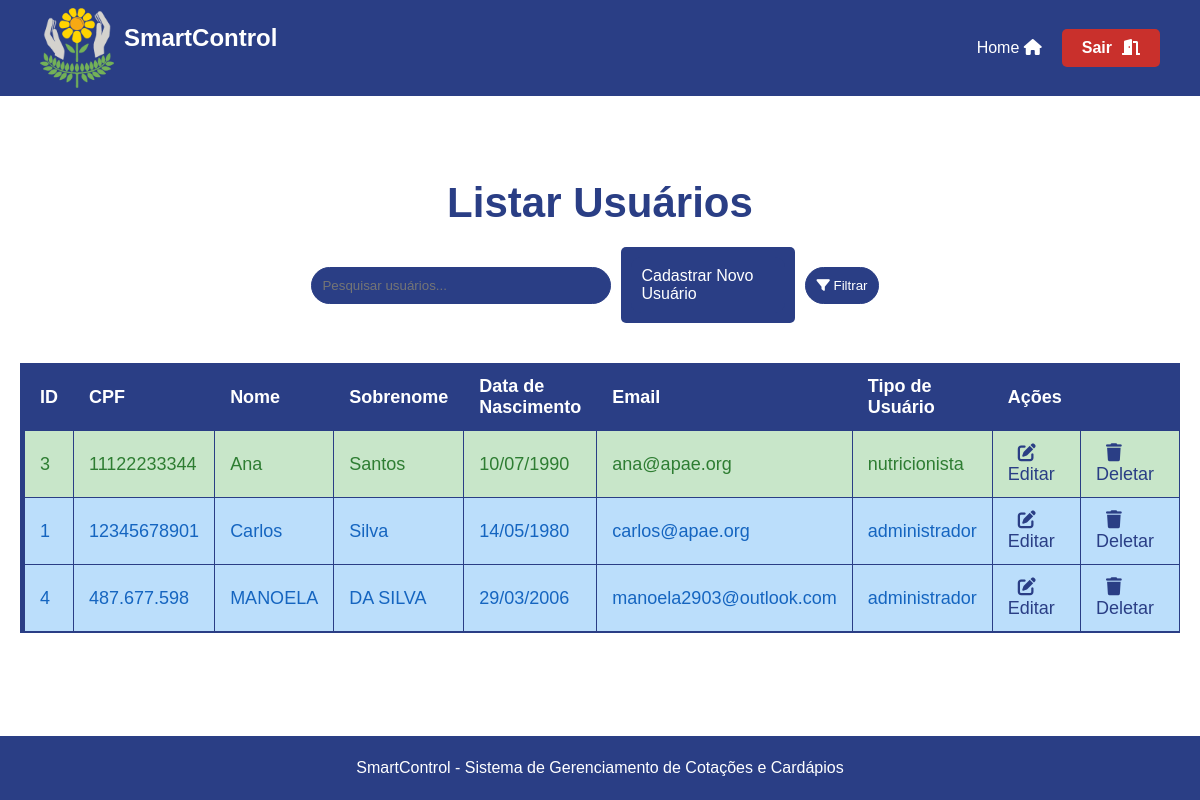
Page /assets/view/pages/usuario/listarUsuario/listarUsuario.php (signed in) on the earlier database version.
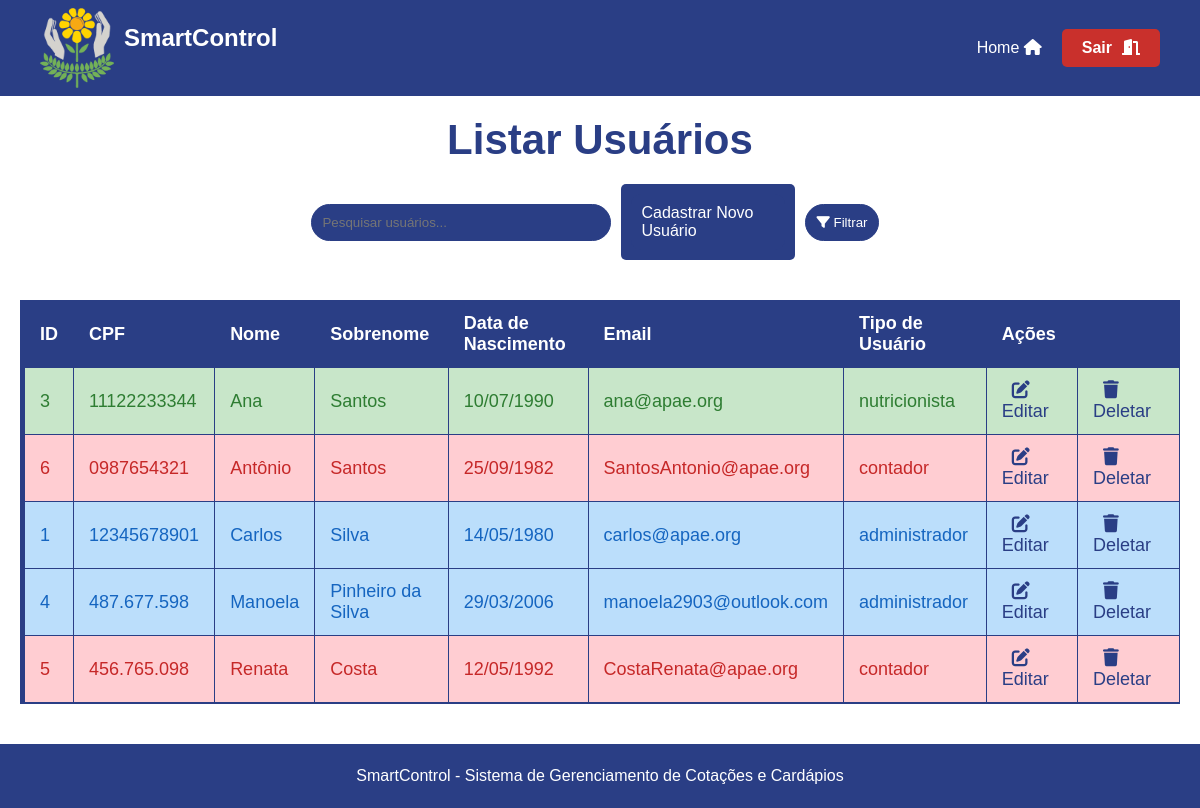
Same page on the later database version.
### tables this page shows
CREATE TABLE `usuarios` (
  `id` int(11) NOT NULL,
  `cpf` varchar(11) NOT NULL,
  `nome` varchar(100) NOT NULL,
  `sobrenome` varchar(100) NOT NULL,
  `data_nascimento` date NOT NULL,
  `endereco` varchar(255) DEFAULT NULL,
  `telefone` varchar(15) DEFAULT NULL,
  `email` varchar(100) NOT NULL,
  `senha` varchar(255) NOT NULL,
  `tipo_usuario` enum('administrador','contador','nutricionista') NOT NULL,
  `crn` varchar(20) DEFAULT NULL,
  `data_criacao` timestamp NOT NULL DEFAULT current_timestamp()
);

### assets/model/pdo/DataBase.php (called while the page is built, shortened)
<?php
class Database {
    private $host = 'localhost';
    private $dbname = 'sistema_apae';
    private $username = 'root';
    private $password = '';
    public $conn;
    public function __construct()
    {
        try {
            $this->conn = new PDO("mysql:host=$this->host;dbname=$this->dbname", $this->username, $this->password);
            $this->conn->setAttribute(PDO::ATTR_ERRMODE, PDO::ERRMODE_EXCEPTION);
        } catch (PDOException $exception) {
            echo "Erro na conexão: " . $exception->getMessage();
        }
    }
    public function read($table, $columns = "*", $id = null) {
        $sql = "SELECT $columns FROM $table";
        try {
            $stmt = $this->conn->prepare($sql);
            $stmt->execute();
            return $stmt->fetchAll(PDO::FETCH_ASSOC);
        } catch (PDOException $exception) {
            echo "Erro ao ler: " . $exception->getMessage();
            return false;
        }
    }
}
?>

### assets/controller/userController.php (called while the page is built, shortened)
<?php
require_once __DIR__ . '/../model/Usuario.php';
require_once __DIR__ . '/../model/pdo/DataBase.php';
class ControladorUsuarios
{
    private $banco;
    public function __construct() {
        $this->banco = new DataBase;
    }
    public function listarUsuarios()
    {
        $usuarioBanco = $this->banco->read("usuarios");
        foreach($usuarioBanco as $usuario)
        {
            switch ($usuario['tipo_usuario']) {
                case 'nutricionista':
                    $usuarios[] = new Nutricionista($usuario['id'], $usuario['cpf'], $usuario['crn'], $usuario['nome'], $usuario['sobrenome'], $usuario['data_nascimento'], $usuario['endereco'], $usuario['telefone'], $usuario['email'], $usuario['senha'],$usuario['tipo_usuario']);
                    break;
                case 'contador':
                    $usuarios[] = new Contador($usuario['id'], $usuario['cpf'], $usuario['nome'], $usuario['sobrenome'], $usuario['data_nascimento'], $usuario['endereco'], $usuario['telefone'], $usuario['email'], $usuario['senha'],$usuario['tipo_usuario']);
                    break;
                case 'administrador':
                    $usuarios[] = new Administrador($usuario['id'], $usuario['cpf'], $usuario['nome'], $usuario['sobrenome'], $usuario['data_nascimento'], $usuario['endereco'], $usuario['telefone'], $usuario['email'], $usuario['senha'],$usuario['tipo_usuario']);
                    break;
            }
        }
        return $usuarios;
    }
}
?>

### assets/model/Usuario.php (called while the page is built, shortened)
<?php
abstract class Usuario {
    protected $id;
    protected $cpf;
    protected $nome;
    protected $sobrenome;
    protected $dataNasc;
    protected $email;
    protected $tipo_usuario;
    public function __construct($id, $cpf, $nome, $sobrenome, $dataNasc, $endereco, $telefone, $email, $senha,$tipo_usuario) {
        $this->id = $id;
        $this->cpf = $cpf;
        $this->nome = $nome;
        $this->sobrenome = $sobrenome;
        $this->dataNasc = $dataNasc;
        $this->email = $email;
        $this->tipo_usuario = $tipo_usuario;
    }
    public function getId() {
        return $this->id;
    }
    public function getCpf() {
        return $this->cpf;
    }
    public function getNome() {
        return $this->nome;
    }
    public function getSobrenome() {
        return $this->sobrenome;
    }
    public function getDataNasc() {
        return $this->dataNasc;
    }
    public function getEmail() {
        return $this->email;
    }
    public function getTipoUsuario() {
        return $this->tipo_usuario;
    }
}
?>

### assets/view/pages/global.php (called while the page is built)
<?php
function converterDataParaBR($data) {
    $dataArray = explode('-', $data);
    return $dataArray[2] . '/' . $dataArray[1] . '/' . $dataArray[0];
}
?>

### assets/view/pages/usuario/listarUsuario/listarUsuario.php (the view, shortened to what the changed rows need)
<?php
require_once __DIR__ . "/../../../../controller/userController.php";
require_once __DIR__ . "/../../../../controller/pageController.php";
require_once __DIR__ . "/../../global.php";
$controler = new ControladorUsuarios();
?>
<!DOCTYPE html>
<html lang="pt-BR">
<head>
    <link rel="stylesheet" href="../../styles/ListarStyle.css">
    <link rel="stylesheet" href="https://cdnjs.cloudflare.com/ajax/libs/font-awesome/6.0.0-beta3/css/all.min.css">
</head>
<body>
<main>
    <h1>Listar Usuários</h1>
    <table>
        <thead>
            <tr>
                <th>ID</th>
                <th>CPF</th>
                <th>Nome</th>
                <th>Sobrenome</th>
                <th>Data de Nascimento</th>
                <th>Email</th>
                <th>Tipo de Usuário</th>
                <th colspan="2">Ações</th>
            </tr>
        </thead>
        <tbody id="user-table-body">
        <?php
            $usuarios = $controler->listarUsuarios();
            usort($usuarios, function($a, $b) {
                return strcmp($a->getNome(), $b->getNome());
            });
            if ($usuarios) {
                foreach ($usuarios as $usuario) {
                    $classeUsuario = '';
                    $idUsuario = '';
                    switch ($usuario->getTipoUsuario()) {
                        case 'administrador':
                            $classeUsuario = 'administrador';
                            $idUsuario = 'usuario-administrador';
                            break;
                        case 'nutricionista':
                            $classeUsuario = 'nutricionista';
                            $idUsuario = 'usuario-nutricionista';
                            break;
                        case 'contador':
                            $classeUsuario = 'contador';
                            $idUsuario = 'usuario-contador';
                            break;
                    }
                    echo "<tr class='{$classeUsuario}' id='{$idUsuario}'>";
                    echo "<td>{$usuario->getId()}</td>";
                    echo "<td>{$usuario->getCpf()}</td>";
                    echo "<td>{$usuario->getNome()}</td>";
                    echo "<td>{$usuario->getSobrenome()}</td>";
                    echo "<td>".converterDataParaBR($usuario->getDataNasc())."</td>";
                    echo "<td>{$usuario->getEmail()}</td>";
                    echo "<td>{$usuario->getTipoUsuario()}</td>";
                    echo "<td><a href='../editarUsuario/editUsuario.php?id={$usuario->getId()}' class='acao-editar'><i class='fas fa-edit'></i> Editar</a></td>";
                    echo "<td><a href='../deleteUsuario/delUsuario.php?id={$usuario->getId()}' class='acao-deletar'><i class='fas fa-trash'></i> Deletar</a></td>";
                    echo "</tr>";
                }
            } else {
                echo "<tr><td colspan='8'>Nenhum usuário cadastrado</td></tr>";
            }
        ?>
        </tbody>
    </table>
</main>
</body>
</html>

Differences in the rows shown:
added usuarios: id "6", cpf "0987654321", nome "Antônio", sobrenome "Santos", data_nascimento "25/09/1982", email "SantosAntonio@apae.org", tipo_usuario "contador"
changed usuarios "manoela2903@outlook.com": nome "MANOELA" → "Manoela"; sobrenome "DA SILVA" → "Pinheiro da Silva"
added usuarios: id "5", cpf "456.765.098", nome "Renata", sobrenome "Costa", data_nascimento "12/05/1992", email "CostaRenata@apae.org", tipo_usuario "contador"
